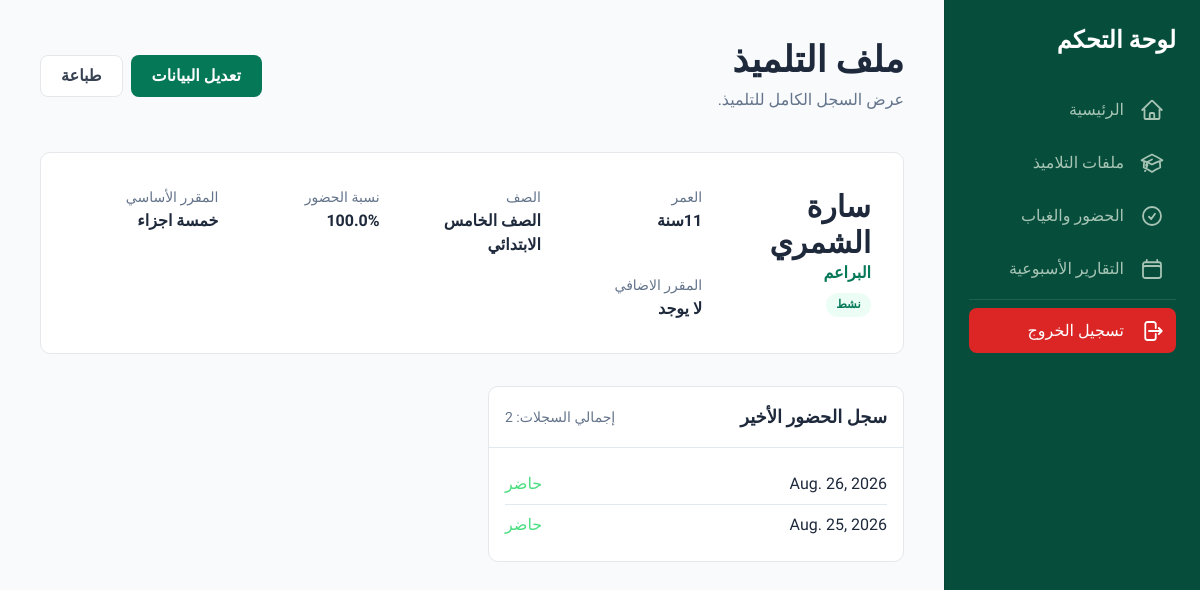
Page /student/details/158/ (signed in) on the committed database.
### students/models.py (models this page shows, shortened)
class Student(models.Model):
    name=models.CharField(max_length=100,blank=False,null=False)
    address=models.CharField(max_length=100,blank=False,null=False)
    tel=models.CharField(max_length=10,blank=False,null=False)
    date_birth=models.DateField(blank=False,null=False)
    halaqa=models.ForeignKey(Halaqa,on_delete=models.SET_NULL,blank=False,null=True)
    add_course=models.CharField(max_length=50,blank=True,null=True)
    grade=models.ForeignKey('students.Grade',on_delete=models.SET_NULL,blank=False,null=True)
    status=models.BooleanField(default=True)
    school=models.ForeignKey('schools.School',on_delete=models.CASCADE,null=True,blank=True)
    @property
    def age(self):
        if self.date_birth:
            today = date.today()
            age = today.year - self.date_birth.year - (
                (today.month, today.day) < (self.date_birth.month, self.date_birth.day)
            )
            return age
        return None
    @property
    def basic_course(self):
        if self.halaqa:
            return self.halaqa.course
        return None

class Grade(models.Model):
    name=models.CharField(max_length=50)
    school=models.ForeignKey('schools.School',on_delete=models.CASCADE,null=True,blank=True)
    def __str__(self):
        return self.name

### halaqs/models.py (models this page shows, shortened)
class Halaqa(models.Model):
    name =models.CharField(max_length=50,blank=False,null=False)
    res_teacher=models.ForeignKey('teachers.Teacher',on_delete=models.SET_NULL,null=True,blank=True)
    course=models.CharField(max_length=50,blank=False,null=False)
    notes=models.TextField(blank=True,null=True)
    school=models.ForeignKey('schools.School',on_delete=models.CASCADE,null=True,blank=True)
    def __str__(self):
        return self.name

### attendances/models.py (models this page shows, shortened)
class StudAttendance(models.Model):
    student=models.ForeignKey('students.Student', on_delete=models.CASCADE)
    day=models.DateField(default=date.today)
    status=models.BooleanField(default=True)
    notes=models.TextField(blank=True,null=True)
    class Meta:
        constraints=[
            models.UniqueConstraint(fields=['student','day'],name='unique_student_day_attendance')
        ]

### students/views.py (the view)
# urls.py: path('details/<int:pk>/',staff_with_school(StudentDetails.as_view()),name='student_details'),
class StudentDetails(TeacherOwnedStudentMixin,DetailView):
    template_name='students/student_detail.html'
    model=Student
    def get_context_data(self, **kwargs):
        context=super().get_context_data(**kwargs)
        student_id=self.kwargs.get('pk')
        all_records=StudAttendance.objects.filter(student__id=student_id).order_by('-day')
        attendance_list=all_records[:10]
        total_days=all_records.count()
        attend_days=all_records.filter(status=True).count()
        attend_percantage=(attend_days/total_days*100) if total_days else 0
        context['attendance_list']=attendance_list
        context['attendance_count']=total_days
        context['attend_percantage']=round(attend_percantage,1)
        return context

### core/access.py (called while the page is built)
def _staff_test(user):
    return user.is_authenticated and (user.is_staff or user.is_superuser)

def staff_with_school(view_func):
    @wraps(view_func)
    def wrapper(request, *args, **kwargs):
        if not _staff_test(request.user):
            from django.contrib.auth.views import redirect_to_login
            return redirect_to_login(request.get_full_path())
        if not request.school:
            raise Http404()
        return view_func(request, *args, **kwargs)
    return wrapper

### students/views.py (called while the page is built)
    def dispatch(self, request, *args, **kwargs):
        obj = self.get_object()
        if not request.school or obj.school_id != request.school.id:
            raise Http404()
        if not request.user.is_superuser:
            teacher = obj.halaqa.res_teacher if obj.halaqa else None
            owner = teacher.user_name if teacher else None
            if owner != request.user:
                raise Http404()
        return super().dispatch(request, *args, **kwargs)

    def get_object(self, queryset=None):
        if getattr(self, '_object_cache', None) is None:
            self._object_cache = super().get_object(queryset)
        return self._object_cache

### templates/students/student_detail.html (shortened to what this page needs)
{% extends 'teachers/t_base.html'%}
{% load static %}
{% block content %}
        <main class="p-6 md:p-10">
           <header class="flex flex-col sm:flex-row sm:justify-between sm:items-center mb-10">
                <div>
                    <h1 class="text-3xl md:text-4xl font-black">ملف التلميذ</h1>
                    <p class="text-slate-500 mt-2">عرض السجل الكامل للتلميذ.</p>
                </div>
                <div class="flex gap-2 mt-4 sm:mt-0">
                    <a href="{% url 'students:student_update' student.id %}" class="btn btn-primary px-5 py-2">تعديل البيانات</a>
                    <button onclick="window.print()" class="btn btn-secondary px-5 py-2">طباعة</button>
                </div>
            </header>
            <div class="card p-6 md:p-8 mb-8">
                <div class="flex flex-col md:flex-row items-center">
                    <div class="ms-0 md:me-8 mb-6 md:mb-0 text-center md:text-right">
                        <h2 class="text-3xl font-bold">{{ student.name }}</h2>
                        <p class="text-emerald-700 font-semibold">{{ student.halaqa }}</p>
                        {% if student.status == True%}
                        <span class="mt-2 inline-block badge badge-green">نشط</span>
                        {% else %}
                        <span class="mt-2 inline-block badge badge-red">متوقف</span>
                        {% endif %}
                    </div>
                    <div class="w-full grid grid-cols-2 sm:grid-cols-4 gap-4 text-center md:text-right">
                        <div>
                            <span class="text-sm text-slate-500">العمر</span>
                            <p class="font-bold">{{ student.age }}سنة</p>
                        </div>
                        <div>
                            <span class="text-sm text-slate-500">الصف  </span>
                            <p class="font-bold">{{ student.grade }}</p>
                        </div>
                        <div>
                            <span class="text-sm text-slate-500">نسبة الحضور</span>
                            <p class="font-bold">{{attend_percantage}}%</p>
                        </div>
                        <div>
                            <span class="text-sm text-slate-500">المقرر الأساسي </span>
                            <p class="font-bold">{{ student.basic_course }} </p>
                        </div>
                        <div>
                            <span class="text-sm text-slate-500">المقرر الاضافي </span>
                            {% if student.add_course %}
                            <p class="font-bold">{{ student.add_course }} </p>
                            {% else %}
                            <p class="font-bold">لا يوجد </p>
                            {% endif %}
                        </div>
                    </div>
                </div>
            </div>
            <div class="grid grid-cols-1 lg:grid-cols-2 gap-8">
                <div class="card">
                    <div class="p-4 border-b border-slate-200 flex items-center justify-between">
                        <h3 class="text-lg font-bold">سجل الحضور الأخير</h3>
                        {% if attendance_count %}
                        <span class="text-sm text-slate-500">إجمالي السجلات: {{ attendance_count }}</span>
                        {% endif %}
                    </div>
                    {% if attendance_list %}
                    <ul class="divide-y divide-slate-200 p-4">
                        {% for atend in attendance_list %}
                        <li class="py-2 flex justify-between"><span>{{ atend.day }}</span>
                            {% if atend.status == True %}
                             <span class="text-green-400">حاضر</span>
                            {% else %}
                            <span class="text-red-600">غائب</span>
                            {% endif %}
                            </li>
                        {% endfor %}
                    </ul>
                    {% else %}
                        {% include 'partials/_empty_state.html' with title='لا توجد سجلات حضور' subtitle='لم يتم تسجيل أي حضور أو غياب لهذا التلميذ بعد.' icon='partials/icons/calendar-days.svg' %}
                    {% endif %}
                </div>
            </div>
        </main>
{% endblock %}

### static/css/style.css (style rules this page uses)
:root { --bg: #f8fafc; --surface: #ffffff; --surface-2: #f8fafc; --border: #e5e7eb; --text-1: #0f172a; --text-2: #374151; --text-3: #6b7280; --accent: #047857; --accent-hover: #064e3b; --accent-soft: #ecfdf5; --danger: #dc2626; --danger-hover: #b91c1c; --chrome: #064e3b; --chrome-hover: #0a5f48; --chrome-text: #a7c4b5; --chrome-heading: #ffffff; --chrome-divider: rgba(255, 255, 255, 0.08); }
body { background: var(--bg); color: var(--text-1); }
.card { background: var(--surface); border: 1px solid var(--border); border-radius: 10px; }
.btn { display: inline-block; font-weight: 700; line-height: 1.5; border-radius: 8px; padding: 0.55rem 1.4rem; border: 1px solid transparent; cursor: pointer; text-align: center; }
.btn-primary { background: var(--accent); color: #fff; }
.btn-secondary { background: var(--surface); color: var(--text-2); border-color: var(--border); }
.badge { display: inline-block; font-size: 0.72rem; font-weight: 700; padding: 0.2rem 0.65rem; border-radius: 999px; white-space: nowrap; }
.badge-green { background: var(--accent-soft); color: #047857; }

### rows in the picture
Student: name "سارة الشمري", halaqa "البراعم", age "11", grade "الصف الخامس الابتدائي", basic_course "خمسة اجزاء"
StudAttendance: day "Aug. 26, 2026", status "حاضر"
StudAttendance: day "Aug. 25, 2026", status "حاضر"

### other values in the picture
{{ label }} "الرئيسية ملفات التلاميذ الحضور والغياب التقارير الأسبوعية تسجيل الخروج"
{{ attend_percantage }} "100.0"
{{ attendance_count }} "2"
